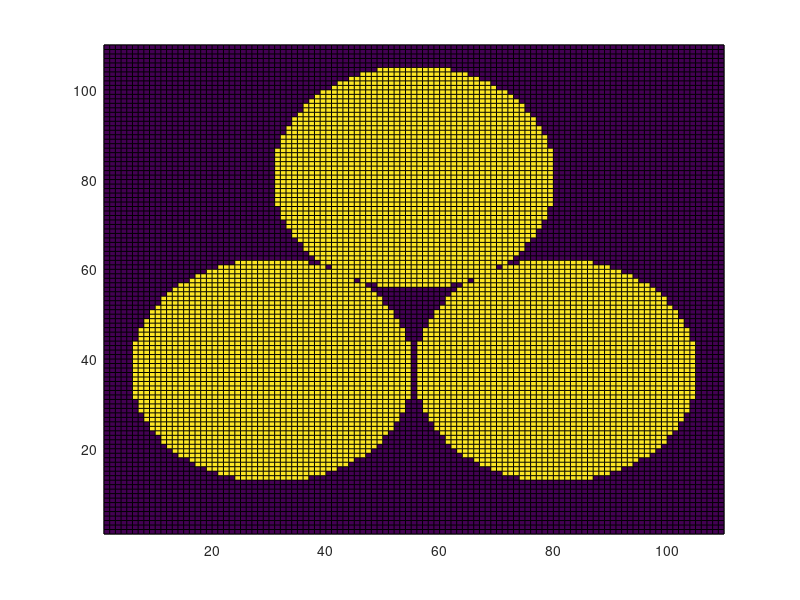

Reproduce this figure in MATLAB.
N=110;
A=zeros(N);
r=25;

ci=80;
cj=55;
for i=1:N
    for j=1:N
        if ((i-ci)^2+(j-cj)^2<r^2)
            A(i,j)=1;
        end
    end
end

ci2=ci-floor(sqrt(3)*r);
cj2=cj-r;
for i=1:N
    for j=1:N
        if ((i-ci2)^2+(j-cj2)^2<r^2)
            A(i,j)=1;
        end
    end
end

ci3=ci-floor(sqrt(3)*r);
cj3=cj+r;
for i=1:N
    for j=1:N
        if ((i-ci3)^2+(j-cj3)^2<r^2)
            A(i,j)=1;
        end
    end
end

pcolor(A)